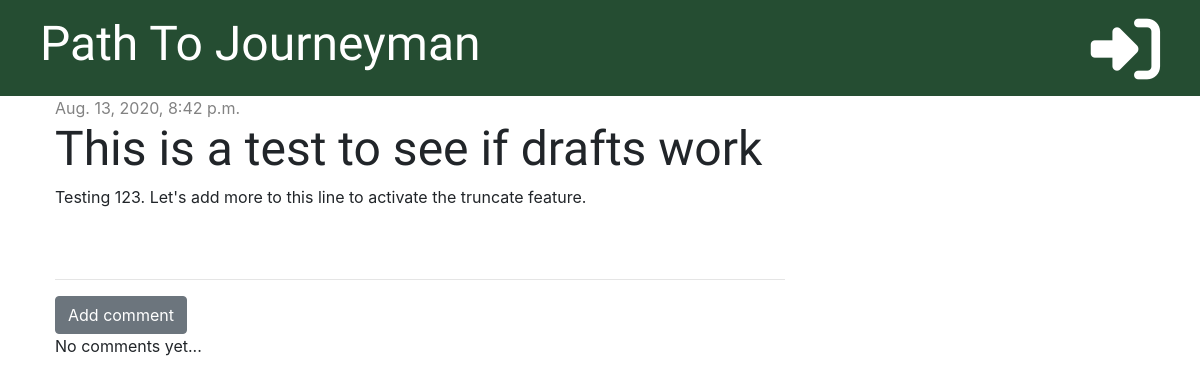
/post/9/, run on an earlier commit of the app's database.
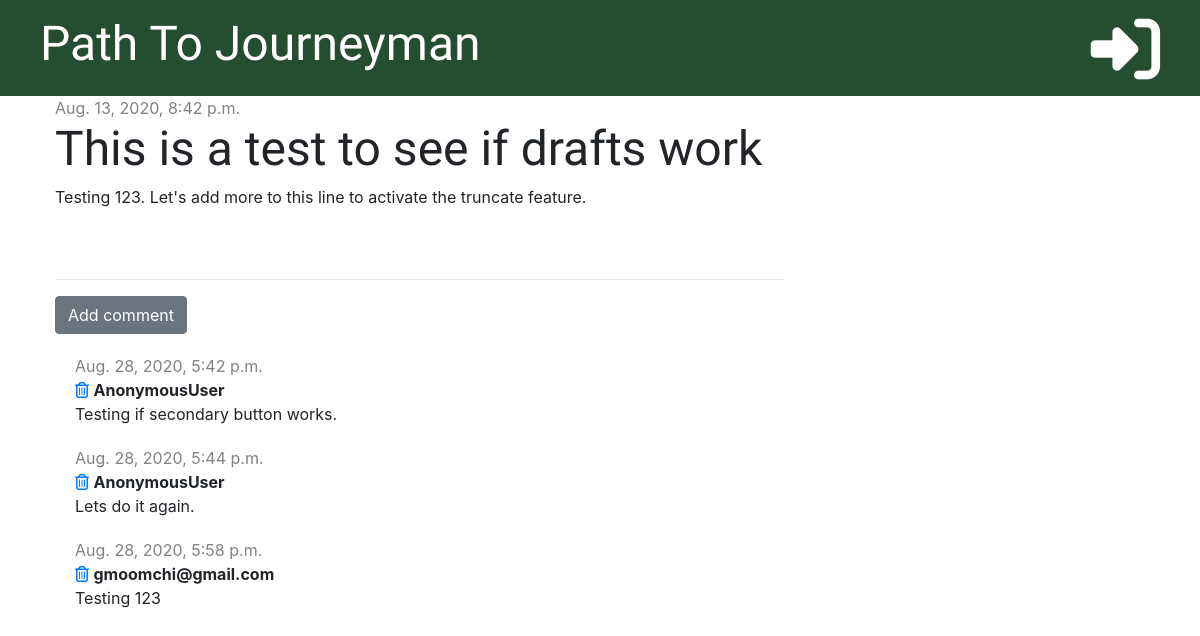
And on a later commit of the database.
### blog/models.py (models this page shows, shortened)
class Post(models.Model):
    author = models.ForeignKey('auth.User', on_delete=models.CASCADE)
    title = models.CharField(max_length=200)
    text = models.TextField()
    created_date = models.DateTimeField(default=timezone.now)
    published_date = models.DateTimeField(blank=True, null=True)

class Comment(models.Model):
    post = models.ForeignKey('blog.Post', on_delete=models.CASCADE, related_name='comments')
    author = models.CharField(max_length=200)
    text = models.TextField()
    created_date = models.DateTimeField(default=timezone.now)

### blog/views.py (the view)
# urls.py: path('post/<int:pk>/', views.post_detail, name='post_detail'),
def post_detail(request, pk):
    post = get_object_or_404(Post, pk=pk)
    stuff_for_frontend = {'post': post}
    return render(request, 'blog/post_detail.html', stuff_for_frontend)

### blog/templates/blog/post_detail.html (shortened to what this page needs)
{% extends 'blog/base.html' %}
{% block content %}
    <div class="post">
        {% if post.published_date %}
            <div class="date">
                {{ post.published_date }}
            </div>
        {% else %}
            <a href="{% url 'post_publish' pk=post.pk %}" class="btn btn-primary">Publish</a>
        {% endif %}
        <h1>{{ post.title }}</h1>
        <p>{{ post.text|linebreaksbr }}</p>
    </div>
    <hr>
    <a href="{% url 'add_comment_to_post' pk=post.pk %}" class="btn btn-secondary">Add comment</a>
    {% for comment in post.comments.all %}
        <div class="comment">
            <div class="date">
                {{ comment.created_date }}
            </div>
            <a href="{% url 'comment_remove' pk=comment.pk %}"><i class="far fa-trash-alt"></i></a>
            <strong>{{ comment.author }}</strong>
            <p>{{ comment.text }}</p>
        </div>
        {% empty %}
            <p>No comments yet...</p>
    {% endfor %}
{% endblock %}

### blog/templates/blog/base.html (shortened to what this page needs)
{% load static %}
<!DOCTYPE html>
<html lang="en">
<head>
    <link rel="stylesheet" href="https://stackpath.bootstrapcdn.com/bootstrap/4.5.0/css/bootstrap.min.css">
    <link rel="stylesheet" href="{% static 'css/blog.css' %}">
</head>
<body>
<div class="page-header">
    {% if user.is_authenticated %}
        <a href="{% url 'post_draft_list' %}" class="top-menu"><i class="fas fa-pencil-ruler fa-2x"></i></a>
        <a href="{% url 'post_new' %}" class="top-menu"><i class="far fa-plus-square fa-2x"></i></a>
        <p class="top-menu">Hello, {{ user.username }} <small>(<a href="{% url 'logout' %}">Log out</a>)</small></p>
    {% else %}
        <a href="{% url 'login' %}" class="top-menu"><i class="fas fa-sign-in-alt fa-2x"></i></a>
    {% endif %}
    <h1><a href="{% url "post_list" %}">Path To Journeyman</a></h1>
</div>
<div class="content container">
    <div class="row">
        <div class="col-md-8">
            {% block content %}
            {% endblock %}
        </div>
    </div>
</div>
</body>
</html>

### blog/static/css/blog.css (style rules this page uses)
.page-header { background-color: #254d32; margin-top: 0; padding: 15px 20px 15px 40px; }
.page-header h1, .page-header h1 a { color: #FFFFFF; font:-size: 36pt; text-decoration: none; }
.content { margin-left: 40px; }
h1, h2, h3, h4 { font-family: 'Tangerine', 'Inconsolata', 'Droid Sans', serif; font-size: 48px; }
.date { color: #828282; }
.post { margin-bottom: 70px; }
.top-menu, .top-menu:hover { color: #ffffff; float: right; font-size: 26pt; margin-right: 20px; }
.comment { margin: 20px 0px 20px 20px; }

What changed in the data, as far as the page shows it:
added Comment: created_date "Aug. 28, 2020, 5:42 p.m.", author "AnonymousUser", text "Testing if secondary button works."
added Comment: created_date "Aug. 28, 2020, 5:44 p.m.", author "AnonymousUser", text "Lets do it again."
added Comment: created_date "Aug. 28, 2020, 5:58 p.m.", author "gmoomchi@gmail.com", text "Testing 123"
Also different on the page:
text no longer shown: "No comments yet..."
